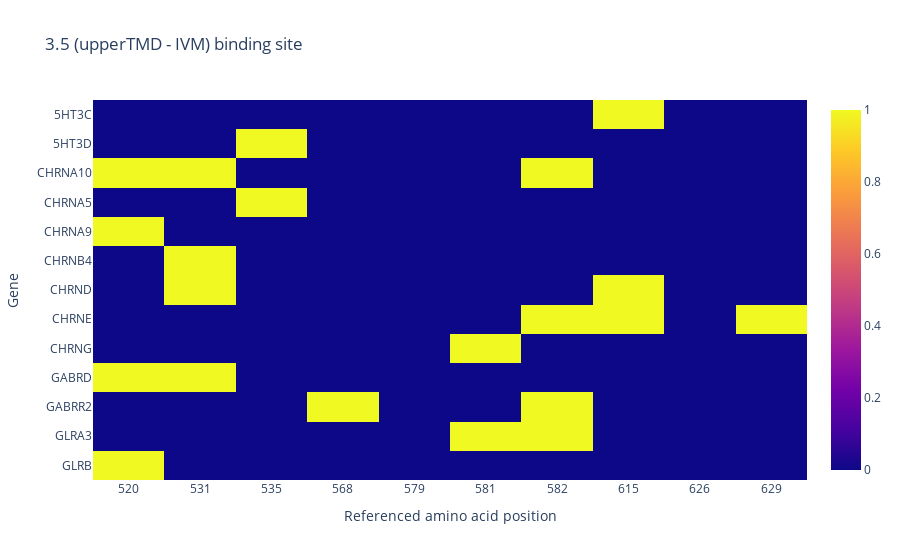

Notebook source saved alongside this figure:
### Code cell
fig = go.Figure(data=go.Heatmap(
    z = data,
    x=[str(int(aa)) for aa in aacids],
    y=genes,
    hoverongaps=False
))
fig.update_layout(
    title=f"{bs_interest[1]} binding site",
    xaxis_title = "Referenced amino acid position",
    yaxis_title = "Gene"
)
fig.show()

### Figure 1 — Plotly figure (JSON) as saved in the notebook; plotly's stock layout.template omitted (floating-point values rounded to 4 significant figures; data arrays with more than 128 entries replaced by an {"elided": "..."} marker saying what was removed)
{"data": [{"hoverongaps": false, "type": "heatmap", "x": ["520", "531", "535", "568", "579", "581", "582", "615", "626", "629"], "y": ["GLRB", "GLRA3", "GLRA3", "GABRR2", "GABRR2", "GABRD", "GABRD", "CHRNG", "CHRNE", "CHRNE", "CHRNE", "CHRND", "CHRND", "CHRNB4", "CHRNA9", "CHRNA5", "CHRNA10", "CHRNA10", "CHRNA10", "5HT3D", "5HT3C"], "z": {"elided": "21x10 int values"}}], "layout": {"title": {"text": "3.5 (upperTMD - IVM) binding site"}, "xaxis": {"title": {"text": "Referenced amino acid position"}}, "yaxis": {"title": {"text": "Gene"}}}}
